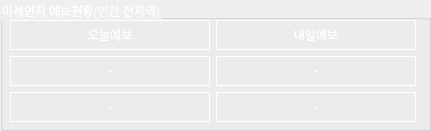
   <widget class="QGroupBox" name="groupBox_forecast">
    <property name="geometry">
     <rect>
      <x>10</x>
      <y>10</y>
      <width>431</width>
      <height>131</height>
     </rect>
    </property>
    <property name="styleSheet">
     <string notr="true">color: rgb(255, 255, 255);</string>
    </property>
    <property name="title">
     <string>미세먼지 예보현황(인천 전지역)</string>
    </property>
    <property name="checkable">
     <bool>false</bool>
    </property>
    <widget class="QWidget" name="gridLayoutWidget_2">
     <property name="geometry">
      <rect>
       <x>10</x>
       <y>20</y>
       <width>408</width>
       <height>104</height>
      </rect>
     </property>
     <layout class="QGridLayout" name="gridLayout_forecast">
      <item row="0" column="0">
       <widget class="QLabel" name="label_forecast_today_header">
        <property name="sizePolicy">
         <sizepolicy hsizetype="Fixed" vsizetype="Fixed">
          <horstretch>0</horstretch>
          <verstretch>0</verstretch>
         </sizepolicy>
        </property>
        <property name="minimumSize">
         <size>
          <width>200</width>
          <height>30</height>
         </size>
        </property>
        <property name="frameShape">
         <enum>QFrame::Box</enum>
        </property>
        <property name="frameShadow">
         <enum>QFrame::Plain</enum>
        </property>
        <property name="lineWidth">
         <number>1</number>
        </property>
        <property name="text">
         <string>오늘예보</string>
        </property>
        <property name="alignment">
         <set>Qt::AlignCenter</set>
        </property>
       </widget>
      </item>
      <item row="0" column="1">
       <widget class="QLabel" name="label_forecast_tomorrow_header">
        <property name="sizePolicy">
         <sizepolicy hsizetype="Fixed" vsizetype="Fixed">
          <horstretch>0</horstretch>
          <verstretch>0</verstretch>
         </sizepolicy>
        </property>
        <property name="minimumSize">
         <size>
          <width>200</width>
          <height>30</height>
         </size>
        </property>
        <property name="frameShape">
         <enum>QFrame::Box</enum>
        </property>
        <property name="frameShadow">
         <enum>QFrame::Plain</enum>
        </property>
        <property name="lineWidth">
         <number>1</number>
        </property>
        <property name="text">
         <string>내일예보</string>
        </property>
        <property name="alignment">
         <set>Qt::AlignCenter</set>
        </property>
       </widget>
      </item>
      <item row="1" column="0">
       <widget class="QLabel" name="label_forecast_today_time">
        <property name="sizePolicy">
         <sizepolicy hsizetype="Fixed" vsizetype="Fixed">
          <horstretch>0</horstretch>
          <verstretch>0</verstretch>
         </sizepolicy>
        </property>
        <property name="minimumSize">
         <size>
          <width>200</width>
          <height>30</height>
         </size>
        </property>
        <property name="frameShape">
         <enum>QFrame::Box</enum>
        </property>
        <property name="frameShadow">
         <enum>QFrame::Plain</enum>
        </property>
        <property name="lineWidth">
         <number>1</number>
        </property>
        <property name="text">
         <string>-</string>
        </property>
        <property name="alignment">
         <set>Qt::AlignCenter</set>
        </property>
       </widget>
      </item>
      <item row="1" column="1">
       <widget class="QLabel" name="label_forecast_tomorrow_time">
        <property name="sizePolicy">
         <sizepolicy hsizetype="Fixed" vsizetype="Fixed">
          <horstretch>0</horstretch>
          <verstretch>0</verstretch>
         </sizepolicy>
        </property>
        <property name="minimumSize">
         <size>
          <width>200</width>
          <height>30</height>
         </size>
        </property>
        <property name="frameShape">
         <enum>QFrame::Box</enum>
        </property>
        <property name="frameShadow">
         <enum>QFrame::Plain</enum>
        </property>
        <property name="lineWidth">
         <number>1</number>
        </property>
        <property name="text">
         <string>-</string>
        </property>
        <property name="alignment">
         <set>Qt::AlignCenter</set>
        </property>
       </widget>
      </item>
      <item row="2" column="0">
       <widget class="QLabel" name="label_forecast_today_status">
        <property name="sizePolicy">
         <sizepolicy hsizetype="Fixed" vsizetype="Fixed">
          <horstretch>0</horstretch>
          <verstretch>0</verstretch>
         </sizepolicy>
        </property>
        <property name="minimumSize">
         <size>
          <width>200</width>
          <height>30</height>
         </size>
        </property>
        <property name="frameShape">
         <enum>QFrame::Box</enum>
        </property>
        <property name="frameShadow">
         <enum>QFrame::Plain</enum>
        </property>
        <property name="lineWidth">
         <number>1</number>
        </property>
        <property name="text">
         <string>-</string>
        </property>
        <property name="alignment">
         <set>Qt::AlignCenter</set>
        </property>
       </widget>
      </item>
      <item row="2" column="1">
       <widget class="QLabel" name="label_forecast_tomorrow_status">
        <property name="sizePolicy">
         <sizepolicy hsizetype="Fixed" vsizetype="Fixed">
          <horstretch>0</horstretch>
          <verstretch>0</verstretch>
         </sizepolicy>
        </property>
        <property name="minimumSize">
         <size>
          <width>200</width>
          <height>30</height>
         </size>
        </property>
        <property name="frameShape">
         <enum>QFrame::Box</enum>
        </property>
        <property name="frameShadow">
         <enum>QFrame::Plain</enum>
        </property>
        <property name="lineWidth">
         <number>1</number>
        </property>
        <property name="text">
         <string>-</string>
        </property>
        <property name="alignment">
         <set>Qt::AlignCenter</set>
        </property>
       </widget>
      </item>
     </layout>
    </widget>
   </widget>
